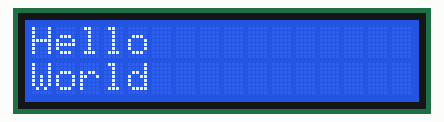
Recording of a sketch running on a simulated Arduino Uno, built with avr-gcc and run on an emulated ATmega328P. On the bench: 16×2 character LCD. What the sketch prints to the serial monitor is not drawn.

Above: at 1.2 s.

The sketch:

lcd_test.ino
```cpp
#include <hd44780.h>
#include <hd44780ioClass/hd44780_pinIO.h>

// RS=8, E=9, D4=4, D5=5, D6=6, D7=7
hd44780_pinIO lcd(8, 9, 4, 5, 6, 7);

bool lcdReady = false;

void setup() {
  Serial.begin(115200);
  delay(1000);
}

void loop() {
  if (!lcdReady) {
    Serial.println("--- LCD DIAGNOSTIC ---");
    Serial.println("Pins: RS=8, E=9, D4=4, D5=5, D6=6, D7=7");
    Serial.println("Please confirm wiring matches these pins.");
    Serial.println();

    Serial.println("Calling lcd.begin(16,2)...");
    int status = lcd.begin(16, 2);
    Serial.print("Result: ");
    Serial.println(status);

    if (status) {
      Serial.print("ERROR: lcd.begin failed with code ");
      Serial.println(status);
    } else {
      Serial.println("lcd.begin OK");
    }

    Serial.println("Writing text...");
    lcd.clear();
    delay(50);
    lcd.setCursor(0, 0);
    lcd.print("Hello");
    delay(50);
    lcd.setCursor(0, 1);
    lcd.print("World");

    Serial.println("Text written. Check LCD now.");
    Serial.println("If still blocks, the data lines may be miswired.");
    lcdReady = true;
  }

  delay(5000);
  Serial.println("alive");
}
```
